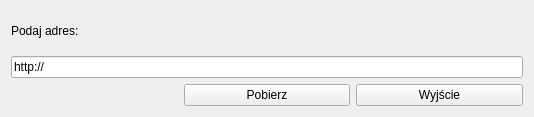
<ui version="4.0" >
 <class>Form</class>
 <widget class="QWidget" name="Form" >
  <property name="geometry" >
   <rect>
    <x>0</x>
    <y>0</y>
    <width>534</width>
    <height>117</height>
   </rect>
  </property>
  <property name="windowTitle" >
   <string>Pobieranie pliku w protokole HTTP</string>
  </property>
  <property name="windowIcon" >
   <iconset resource="mywindow.qrc" >:/images/qt.png</iconset>
  </property>
  <layout class="QGridLayout" >
   <item row="0" column="0" >
    <widget class="QLabel" name="labelHTTP" >
     <property name="text" >
      <string>Podaj adres:</string>
     </property>
    </widget>
   </item>
   <item row="1" column="0" colspan="3" >
    <widget class="QLineEdit" name="lineEdit" >
     <property name="toolTip" >
      <string>Adres URI zasobu (pliku)</string>
     </property>
     <property name="text" >
      <string>http://</string>
     </property>
    </widget>
   </item>
   <item row="2" column="1" >
    <widget class="QPushButton" name="pushButtonGet" >
     <property name="toolTip" >
      <string>Pobierz wsskazany plik</string>
     </property>
     <property name="text" >
      <string>Pobierz</string>
     </property>
    </widget>
   </item>
   <item row="2" column="2" >
    <widget class="QPushButton" name="pushButtonQuit" >
     <property name="toolTip" >
      <string>Zakończenie działania programu</string>
     </property>
     <property name="text" >
      <string>Wyjście</string>
     </property>
    </widget>
   </item>
  </layout>
 </widget>
 <resources>
  <include location="mywindow.qrc" />
 </resources>
 <connections/>
 <designerdata>
  <property name="gridDeltaX" >
   <number>10</number>
  </property>
  <property name="gridDeltaY" >
   <number>10</number>
  </property>
  <property name="gridSnapX" >
   <bool>true</bool>
  </property>
  <property name="gridSnapY" >
   <bool>true</bool>
  </property>
  <property name="gridVisible" >
   <bool>true</bool>
  </property>
 </designerdata>
</ui>
